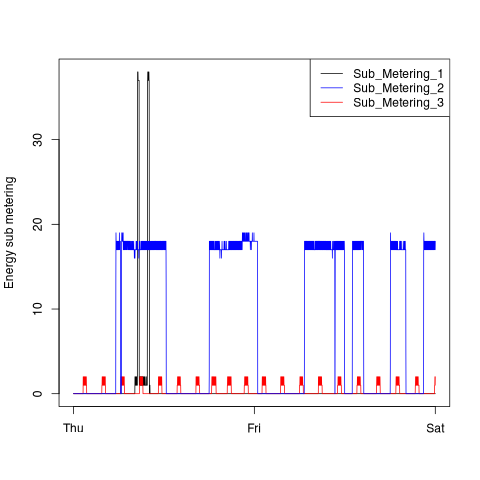

This figure's R source:
png(filename='plot3.png')

options(scipen=999)
matplot(all_times, cbind(sub_metering1, sub_metering2, sub_metering3), col=c('black', 'red', 'blue'), xlab='', ylab='Energy sub metering', type='l', lty=1, xaxt='n')
axis(side=1, at=c(all_times[1], all_times[1440], all_times[2880]), labels=c('Thu', 'Fri', 'Sat'))
legend("topright", legend = c("Sub_Metering_1", "Sub_Metering_2", "Sub_Metering_3"), col = c("black", "blue", "red"), lty = 1)

dev.off()
